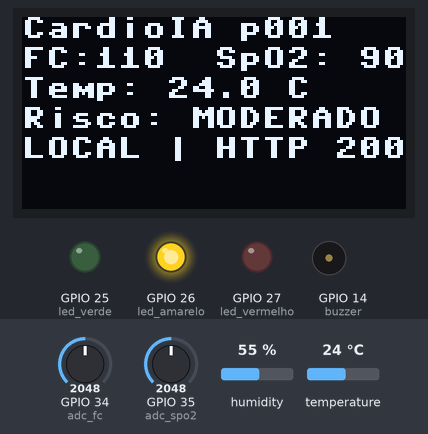
Simulated run of this program. Board: ESP32 board running MicroPython. On the bench: 128×64 one-colour display, output pins drawn as LEDs (lit = HIGH), buzzer (waves = sounding). Wiring (from the project's diagram.json): buzzer on GPIO 14, DHT22 sensor on GPIO 15, green LED on GPIO 25, yellow LED on GPIO 26, red LED on GPIO 27, potentiometer on GPIO 34, potentiometer on GPIO 35. Inputs (shaded band) come from the test bench; at power-on: GPIO 34 (adc_fc) = 2048, GPIO 35 (adc_spo2) = 2048, temperature 24 °C, humidity 55 % (analog values on the 0–4095 scale). WiFi joins after 1.5 s; web requests get an empty 200 reply after 0.4 s; what the program prints to the serial console is not drawn.

Above: at 2.7 s.
2.8 s: GPIO 34 (adc_fc) set to 2077
At 6.9 s:
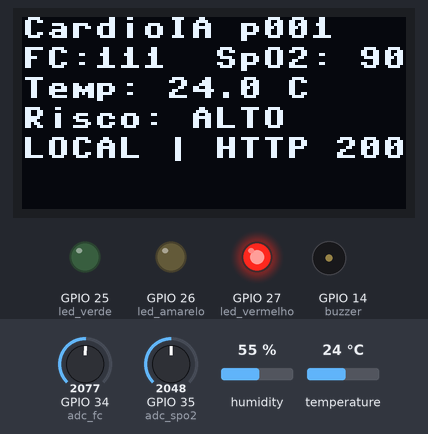
7.2 s: GPIO 35 (adc_spo2) set to 2396
At 10.2 s:
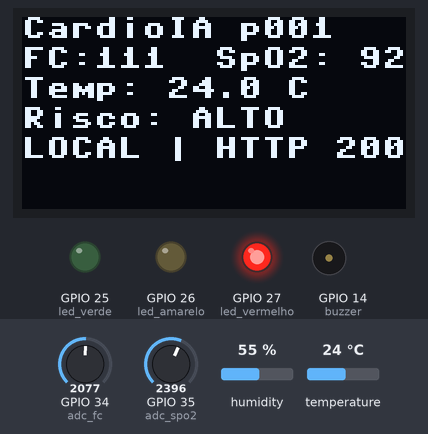
15.0 s: GPIO 35 (adc_spo2) set to 2495
At 17.6 s:
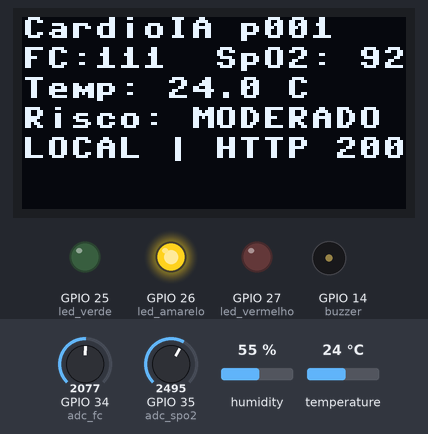
18.7 s: GPIO 34 (adc_fc) set to 1228
At 21.8 s:
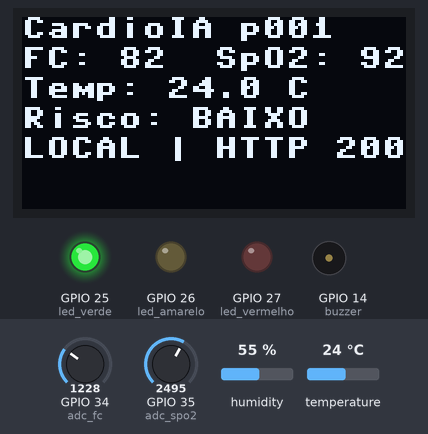
22.1 s: temperature set to 12 °C
At 25.3 s:
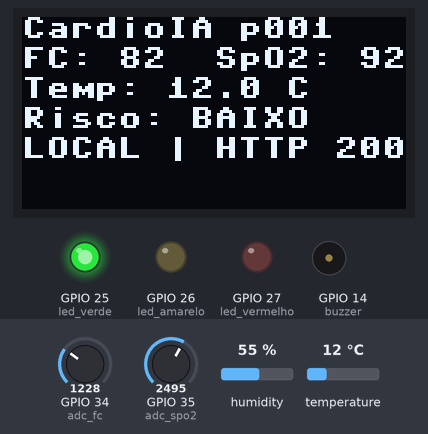
25.6 s: temperature set to 19 °C
Timing chart, 0 to 28.6 s (numbered marks = the images above; inputs shaded):
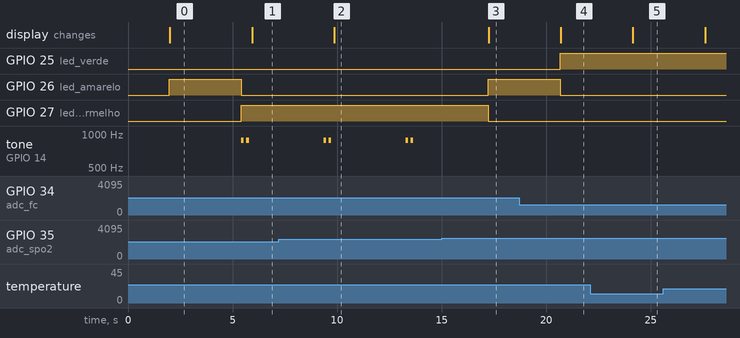

Measured:
- the behaviour switches between 2048 and 2049 on GPIO 34 (adc_fc) (found by bisection; images 0 and 1)
- the behaviour switches between 2446 and 2447 on GPIO 35 (adc_spo2) (found by bisection; images 2 and 3)
- after the input at 2.8 s, GPIO 26 (led_amarelo): HIGH → LOW after 2.6 s; GPIO 27 (led_vermelho): LOW → HIGH after 2.6 s; tone on GPIO 14 (buzzer): alternates 880 Hz for 0.12 s and silent for 0.12 s, 4 changes in all, then stays silent, starting after 2.6 s; the display: changes after 3.1 s (image 1)
- after the input at 7.2 s, the display: changes after 2.7 s (image 2)
- after the input at 15.0 s, GPIO 26 (led_amarelo): LOW → HIGH after 2.2 s; GPIO 27 (led_vermelho): HIGH → LOW after 2.2 s; tone on GPIO 14 (buzzer): stops changing and stays silent; the display: changes after 2.2 s (image 3)
- after the input at 18.7 s, GPIO 25 (led_verde): LOW → HIGH after 2.0 s; GPIO 26 (led_amarelo): HIGH → LOW after 2.0 s; the display: changes after 2.0 s (image 4)
- after the input at 22.1 s, the display: changes after 2.0 s (image 5)

The program:

main.py
```python
import time

import dht
import network
from machine import ADC, I2C, PWM, Pin

try:
    import urequests as requests
except ImportError:
    import requests

import config
import logica
from ssd1306 import SSD1306_I2C

sensor_dht = dht.DHT22(Pin(config.PINO_DHT))

adc_fc = ADC(Pin(config.PINO_FC))
adc_fc.atten(ADC.ATTN_11DB)
adc_spo2 = ADC(Pin(config.PINO_SPO2))
adc_spo2.atten(ADC.ATTN_11DB)

led_verde = Pin(config.PINO_LED_VERDE, Pin.OUT)
led_amarelo = Pin(config.PINO_LED_AMARELO, Pin.OUT)
led_vermelho = Pin(config.PINO_LED_VERMELHO, Pin.OUT)
buzzer = PWM(Pin(config.PINO_BUZZER), freq=config.BUZZER_HZ, duty=0)

i2c = I2C(0, sda=Pin(config.PINO_SDA), scl=Pin(config.PINO_SCL), freq=400000)
oled = SSD1306_I2C(128, 64, i2c)

ultima_temperatura = 24.0


def mostrar(linhas):
    oled.fill(0)
    for indice, texto in enumerate(linhas[:6]):
        oled.text(texto[:16], 0, indice * 10)
    oled.show()


def acender(classificacao):
    verde, amarelo, vermelho = logica.estado_leds(classificacao)
    led_verde.value(verde)
    led_amarelo.value(amarelo)
    led_vermelho.value(vermelho)
    buzzer.duty(0)
    if classificacao == "ALTO":
        for _ in range(config.BIPES):
            buzzer.duty(config.BUZZER_DUTY)
            time.sleep(config.BIPE_S)
            buzzer.duty(0)
            time.sleep(config.BIPE_S)


def conectar_wifi():
    wlan = network.WLAN(network.STA_IF)
    wlan.active(True)
    if not wlan.isconnected():
        mostrar(["CardioIA", "Conectando WiFi..."])
        wlan.connect(config.WIFI_SSID, config.WIFI_SENHA)
        for _ in range(40):
            if wlan.isconnected():
                break
            time.sleep(0.5)
    return wlan


def ler_temperatura():
    global ultima_temperatura
    try:
        sensor_dht.measure()
        ultima_temperatura = sensor_dht.temperature()
    except OSError:
        pass
    return ultima_temperatura


def ler_sinais():
    fc = logica.mapear(
        logica.ler_media(adc_fc.read), config.ADC_MAX, config.FC_MIN, config.FC_MAX
    )
    spo2 = logica.mapear(
        logica.ler_media(adc_spo2.read), config.ADC_MAX, config.SPO2_MIN, config.SPO2_MAX
    )
    return fc, spo2, ler_temperatura()


def postar(leitura):
    url = config.API_URL + "/api/sinais"
    cabecalhos = {"X-Device-Key": config.DEVICE_KEY}
    try:
        return requests.post(url, json=leitura, headers=cabecalhos, timeout=config.TIMEOUT_S)
    except TypeError:
        return requests.post(url, json=leitura, headers=cabecalhos)


def enviar(leitura):
    for tentativa in range(config.TENTATIVAS_ENVIO):
        resposta = None
        try:
            resposta = postar(leitura)
            if resposta.status_code == 201:
                return resposta.json(), "HTTP 201"
            return None, "HTTP %d" % resposta.status_code
        except Exception as erro:
            print("erro de envio", tentativa + 1, repr(erro))
        finally:
            if resposta is not None:
                resposta.close()
    return None, "sem rede"


def ciclo(wlan):
    fc, spo2, temperatura = ler_sinais()
    leitura = logica.montar_leitura(
        config.PACIENTE_ID, config.DISPOSITIVO, fc, spo2, temperatura
    )
    resultado, status = (None, "sem wifi")
    if wlan.isconnected():
        resultado, status = enviar(leitura)
    if resultado is not None:
        classificacao = resultado["classificacao"]
        probabilidade = resultado["probabilidade_crise"]
        origem = "API"
    else:
        classificacao = logica.classificar_local(leitura["fc_media"], leitura["spo2_media"])
        probabilidade = None
        origem = "LOCAL"
    acender(classificacao)
    mostrar(logica.linhas_oled(leitura, classificacao, probabilidade, origem, status))
    print(origem, status, leitura, classificacao, probabilidade)


def principal():
    wlan = conectar_wifi()
    while True:
        if not wlan.isconnected():
            wlan = conectar_wifi()
        ciclo(wlan)
        time.sleep(config.INTERVALO_S)


principal()
```

config.py
```python
WIFI_SSID = "Wokwi-GUEST"
WIFI_SENHA = ""

API_URL = "https://fase-7-da-construcao-de-modulos-a.onrender.com"
DEVICE_KEY = "cardioia-device-demo"
PACIENTE_ID = "p001"
DISPOSITIVO = "esp32-wokwi"

INTERVALO_S = 3
TIMEOUT_S = 10
TENTATIVAS_ENVIO = 2

PINO_DHT = 15
PINO_FC = 34
PINO_SPO2 = 35
PINO_LED_VERDE = 25
PINO_LED_AMARELO = 26
PINO_LED_VERMELHO = 27
PINO_BUZZER = 14
PINO_SDA = 21
PINO_SCL = 22

BUZZER_HZ = 880
BUZZER_DUTY = 200
BIPES = 2
BIPE_S = 0.12

FC_MIN = 40
FC_MAX = 180
SPO2_MIN = 80
SPO2_MAX = 100
ADC_MAX = 4095
```

logica.py
```python
def limitar(valor, minimo, maximo):
    return max(minimo, min(maximo, valor))


def mapear(bruto, adc_max, minimo, maximo):
    bruto = limitar(bruto, 0, adc_max)
    return minimo + (maximo - minimo) * bruto / adc_max


def ler_media(leitor, amostras=8):
    total = 0
    for _ in range(amostras):
        total += leitor()
    return total / amostras


def montar_leitura(paciente_id, dispositivo, fc, spo2, temperatura):
    return {
        "paciente_id": paciente_id,
        "fc_media": round(limitar(fc, 20, 250), 1),
        "temperatura": round(limitar(temperatura, -20, 60), 1),
        "spo2_media": round(limitar(spo2, 0, 100), 1),
        "dispositivo": dispositivo,
    }


def pontos_de_risco(fc, spo2):
    pontos = 0
    if fc > 110:
        pontos += 1
    if spo2 < 92:
        pontos += 1
    return pontos


def classificar_local(fc, spo2):
    pontos = pontos_de_risco(fc, spo2)
    if pontos >= 2:
        return "ALTO"
    if pontos == 1:
        return "MODERADO"
    return "BAIXO"


def estado_leds(classificacao):
    return {
        "BAIXO": (1, 0, 0),
        "MODERADO": (0, 1, 0),
        "ALTO": (0, 0, 1),
    }.get(classificacao, (0, 0, 0))


def linhas_oled(leitura, classificacao, probabilidade, origem, status):
    linhas = [
        "CardioIA " + leitura["paciente_id"],
        "FC:%3d  SpO2:%3d" % (round(leitura["fc_media"]), round(leitura["spo2_media"])),
        "Temp: %.1f C" % leitura["temperatura"],
    ]
    if probabilidade is None:
        linhas.append("Risco: %s" % classificacao)
    else:
        linhas.append("Risco: %s %d%%" % (classificacao, round(probabilidade * 100)))
    linhas.append("%s | %s" % (origem, status))
    return linhas
```
